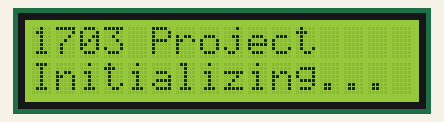
Recording of a program running on a simulated Arduino Uno, built with avr-gcc and run on an emulated ATmega328P. Shown: 16×2 character LCD. What the program prints to the serial monitor is not drawn.

Above: at 0.1 s.
At 2.1 s:
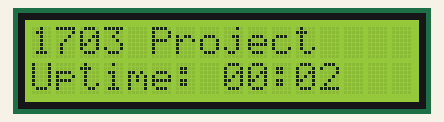
At 11.1 s:
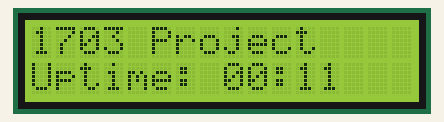
At 20.2 s:
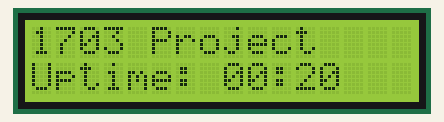
At 29.2 s:
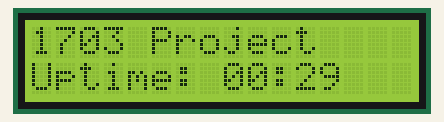
At 38.2 s:
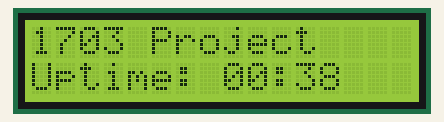

Measured:
- what the display in image 1 shows lasts 1.0 s, from 2.1 s to 3.1 s

The program:

main.cpp
```cpp
/**
 * 02-lcd: キャラクタLCD 1602 表示テスト
 *
 * 契約プログラミングに基づく設計:
 *   Physical - ピン定義、ハードウェア初期化
 *   Logical  - LcdDisplay契約
 *   Meaning  - loopには意味だけ
 */

#include <Arduino.h>
#include <LiquidCrystal.h>

// ============================================================
// Physical Layer - ボード固有の定義
// ============================================================

namespace Board
{
    // LCD 1602 (4-bit parallel mode)
    constexpr uint8_t LCD_RS = 2;
    constexpr uint8_t LCD_EN = 3;
    constexpr uint8_t LCD_D4 = 4;
    constexpr uint8_t LCD_D5 = 5;
    constexpr uint8_t LCD_D6 = 6;
    constexpr uint8_t LCD_D7 = 7;
}

namespace LcdConfig
{
    constexpr uint8_t COLS = 16;
    constexpr uint8_t ROWS = 2;
}

// ============================================================
// Logical Layer - 契約の定義
// ============================================================

struct LcdDisplay
{
    LiquidCrystal &lcd;

    void begin()
    {
        lcd.begin(LcdConfig::COLS, LcdConfig::ROWS);
        lcd.clear();
    }

    void showMessage(const char *line1, const char *line2 = nullptr)
    {
        lcd.clear();
        lcd.setCursor(0, 0);
        lcd.print(line1);
        if (line2)
        {
            lcd.setCursor(0, 1);
            lcd.print(line2);
        }
    }

    void showUptime()
    {
        unsigned long sec = millis() / 1000;
        unsigned long min = sec / 60;
        sec %= 60;

        lcd.setCursor(0, 1);
        lcd.print(F("Uptime: "));
        if (min < 10)
            lcd.print('0');
        lcd.print(min);
        lcd.print(':');
        if (sec < 10)
            lcd.print('0');
        lcd.print(sec);
        lcd.print(F("   ")); // Clear trailing chars
    }
};

// ============================================================
// Setup - 結線
// ============================================================

LiquidCrystal lcdHw(
    Board::LCD_RS,
    Board::LCD_EN,
    Board::LCD_D4,
    Board::LCD_D5,
    Board::LCD_D6,
    Board::LCD_D7);

LcdDisplay display = {lcdHw};

void setup()
{
    Serial.begin(9600);
    Serial.println(F("=== LCD 1602 Test ==="));
    Serial.println(F("Pins: RS=D2, EN=D3, D4-D7=D4-D7"));

    display.begin();
    display.showMessage("1703 Project", "Initializing...");
    delay(2000);

    Serial.println(F("LCD initialized. Displaying 'Uptime' every second."));
}

// ============================================================
// Loop - 意味だけを書く
// ============================================================

void loop()
{
    display.showUptime();
    delay(1000);
}
```
